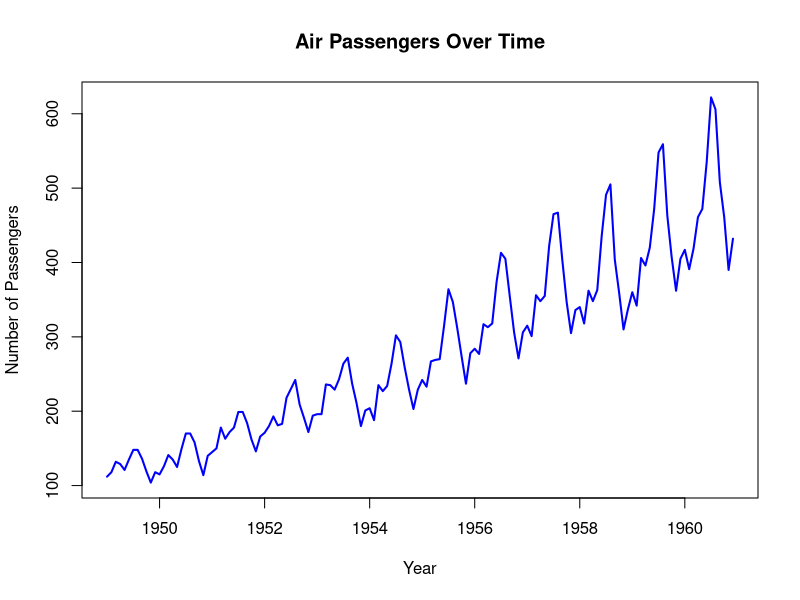
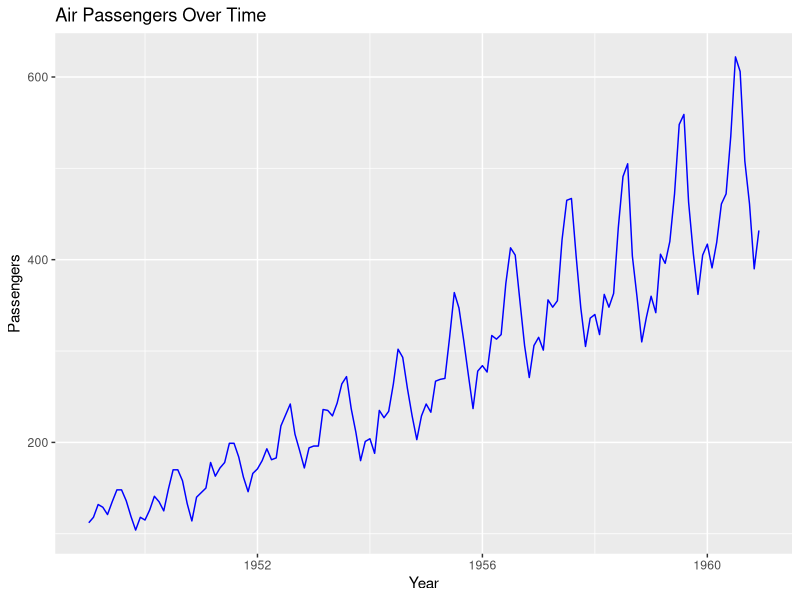

Source code (R) for these figures, in order:
# Load dataset (already available in R)
data("AirPassengers")

# View dataset
print(AirPassengers)

# Line plot
plot(AirPassengers,
     type = "l",
     main = "Air Passengers Over Time",
     xlab = "Year",
     ylab = "Number of Passengers",
     col = "blue",
     lwd = 2)

library(ggplot2)

df <- data.frame(
  time = as.numeric(time(AirPassengers)), 
  passengers = as.numeric(AirPassengers)
)

ggplot(df, aes(x = time, y = passengers))+
  geom_line(color = "blue") +
  ggtitle("Air Passengers Over Time") +
  xlab("Year") +
  ylab("Passengers")
